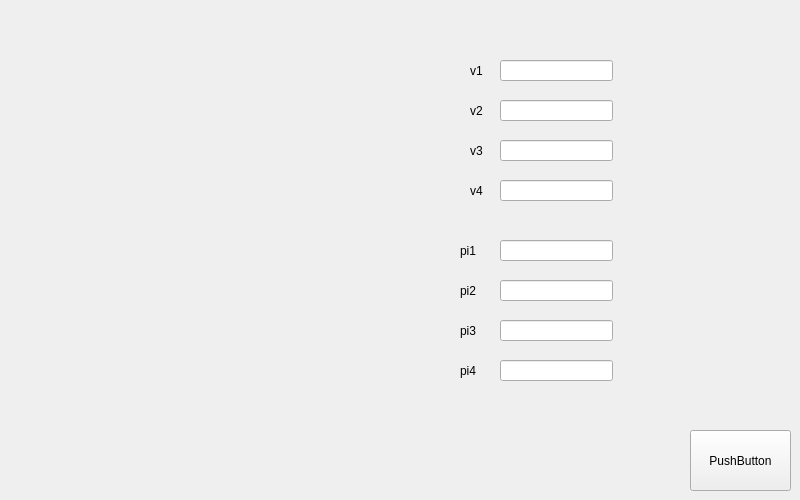
<?xml version="1.0" encoding="UTF-8"?>
<ui version="4.0">
 <class>Reinf</class>
 <widget class="QWidget" name="Reinf">
  <property name="geometry">
   <rect>
    <x>0</x>
    <y>0</y>
    <width>800</width>
    <height>500</height>
   </rect>
  </property>
  <property name="windowTitle">
   <string>Form</string>
  </property>
  <widget class="QPushButton" name="pB_oneturn">
   <property name="geometry">
    <rect>
     <x>690</x>
     <y>430</y>
     <width>101</width>
     <height>61</height>
    </rect>
   </property>
   <property name="text">
    <string>PushButton</string>
   </property>
  </widget>
  <widget class="QLabel" name="label_1">
   <property name="geometry">
    <rect>
     <x>470</x>
     <y>50</y>
     <width>31</width>
     <height>41</height>
    </rect>
   </property>
   <property name="text">
    <string>v1</string>
   </property>
  </widget>
  <widget class="QLabel" name="label_2">
   <property name="geometry">
    <rect>
     <x>470</x>
     <y>90</y>
     <width>31</width>
     <height>41</height>
    </rect>
   </property>
   <property name="text">
    <string>v2</string>
   </property>
  </widget>
  <widget class="QLabel" name="label_3">
   <property name="geometry">
    <rect>
     <x>470</x>
     <y>130</y>
     <width>31</width>
     <height>41</height>
    </rect>
   </property>
   <property name="text">
    <string>v3</string>
   </property>
  </widget>
  <widget class="QLabel" name="label_4">
   <property name="geometry">
    <rect>
     <x>470</x>
     <y>170</y>
     <width>31</width>
     <height>41</height>
    </rect>
   </property>
   <property name="text">
    <string>v4</string>
   </property>
  </widget>
  <widget class="QLineEdit" name="lineEdit_1">
   <property name="geometry">
    <rect>
     <x>500</x>
     <y>60</y>
     <width>113</width>
     <height>21</height>
    </rect>
   </property>
  </widget>
  <widget class="QLineEdit" name="lineEdit_2">
   <property name="geometry">
    <rect>
     <x>500</x>
     <y>100</y>
     <width>113</width>
     <height>21</height>
    </rect>
   </property>
  </widget>
  <widget class="QLineEdit" name="lineEdit_3">
   <property name="geometry">
    <rect>
     <x>500</x>
     <y>140</y>
     <width>113</width>
     <height>21</height>
    </rect>
   </property>
  </widget>
  <widget class="QLineEdit" name="lineEdit_4">
   <property name="geometry">
    <rect>
     <x>500</x>
     <y>180</y>
     <width>113</width>
     <height>21</height>
    </rect>
   </property>
  </widget>
  <widget class="QLineEdit" name="lineEdit_5">
   <property name="geometry">
    <rect>
     <x>500</x>
     <y>240</y>
     <width>113</width>
     <height>21</height>
    </rect>
   </property>
  </widget>
  <widget class="QLabel" name="label_7">
   <property name="geometry">
    <rect>
     <x>460</x>
     <y>310</y>
     <width>31</width>
     <height>41</height>
    </rect>
   </property>
   <property name="text">
    <string>pi3</string>
   </property>
  </widget>
  <widget class="QLineEdit" name="lineEdit_6">
   <property name="geometry">
    <rect>
     <x>500</x>
     <y>280</y>
     <width>113</width>
     <height>21</height>
    </rect>
   </property>
  </widget>
  <widget class="QLabel" name="label_8">
   <property name="geometry">
    <rect>
     <x>460</x>
     <y>350</y>
     <width>31</width>
     <height>41</height>
    </rect>
   </property>
   <property name="text">
    <string>pi4</string>
   </property>
  </widget>
  <widget class="QLineEdit" name="lineEdit_7">
   <property name="geometry">
    <rect>
     <x>500</x>
     <y>320</y>
     <width>113</width>
     <height>21</height>
    </rect>
   </property>
  </widget>
  <widget class="QLineEdit" name="lineEdit_8">
   <property name="geometry">
    <rect>
     <x>500</x>
     <y>360</y>
     <width>113</width>
     <height>21</height>
    </rect>
   </property>
  </widget>
  <widget class="QLabel" name="label_5">
   <property name="geometry">
    <rect>
     <x>460</x>
     <y>230</y>
     <width>31</width>
     <height>41</height>
    </rect>
   </property>
   <property name="text">
    <string>pi1</string>
   </property>
  </widget>
  <widget class="QLabel" name="label_6">
   <property name="geometry">
    <rect>
     <x>460</x>
     <y>270</y>
     <width>31</width>
     <height>41</height>
    </rect>
   </property>
   <property name="text">
    <string>pi2</string>
   </property>
  </widget>
 </widget>
 <resources/>
 <connections/>
</ui>
